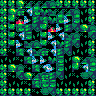

Tiled map render using the project's own tile images. Description and the whole map definition, tile-layer contents included, below:
An orthogonal 12x12 tile map with 8x8 px tiles, 3 tile layers (bg 1, fg 1, fg 2).

<map version="1.2" tiledversion="1.2.3" orientation="orthogonal" renderorder="right-down" width="12" height="12" tilewidth="8" tileheight="8" infinite="0" nextlayerid="4" nextobjectid="1">
 <tileset firstgid="1" source="import.tsx" />
 <layer id="1" name="bg 1" width="12" height="12">
  <data encoding="csv">
129,129,133,134,134,134,135,129,129,129,129,129,
129,133,136,161,150,164,137,134,134,135,0,129,
129,149,163,162,153,152,164,150,162,151,0,129,
129,149,150,153,167,149,163,162,153,167,133,135,
129,149,161,151,0,149,162,161,137,135,165,167,
129,149,162,137,135,149,161,164,153,167,0,129,
129,165,152,161,137,136,161,153,167,0,0,129,
0,0,165,152,162,162,164,151,0,133,134,135,
129,133,135,165,152,161,162,151,0,149,161,151,
129,165,167,133,134,136,153,167,0,165,166,167,
129,0,0,165,152,150,151,0,0,0,0,129,
129,129,129,129,165,166,167,129,129,129,129,129
</data>
 </layer>
 <layer id="2" name="fg 1" width="12" height="12">
  <data encoding="csv">
0,0,0,0,0,0,0,0,0,0,0,0,
0,0,0,0,0,0,0,0,0,0,145,0,
0,0,0,0,0,0,0,0,0,0,145,0,
0,0,0,0,0,0,0,0,0,0,0,0,
0,0,0,0,145,0,0,0,0,0,0,0,
0,0,0,0,0,0,0,0,0,0,145,0,
0,0,0,0,0,0,0,0,0,145,145,0,
145,145,0,0,0,0,0,0,145,0,0,0,
0,0,0,0,0,0,0,0,145,0,0,0,
0,0,0,0,0,0,0,0,145,0,0,0,
0,145,145,0,0,0,0,145,145,145,145,0,
0,0,0,0,0,0,0,0,0,0,0,0
</data>
 </layer>
 <layer id="3" name="fg 2" width="12" height="12">
  <data encoding="csv">
146,146,146,146,146,146,146,146,146,146,146,146,
146,146,146,146,146,146,146,146,146,146,0,146,
146,146,146,146,146,146,146,146,146,146,0,146,
146,146,146,146,146,146,146,146,146,146,146,146,
146,146,146,146,0,146,146,146,146,146,146,146,
146,146,146,146,146,146,146,146,146,146,0,146,
146,146,146,146,146,146,146,146,146,0,0,146,
0,0,146,146,146,146,146,146,0,146,146,146,
146,146,146,146,146,146,146,146,0,146,146,146,
146,146,146,146,146,146,146,146,0,146,146,146,
146,0,0,146,146,146,146,0,0,0,0,146,
146,146,146,146,146,146,146,146,146,146,146,146
</data>
 </layer>
</map>